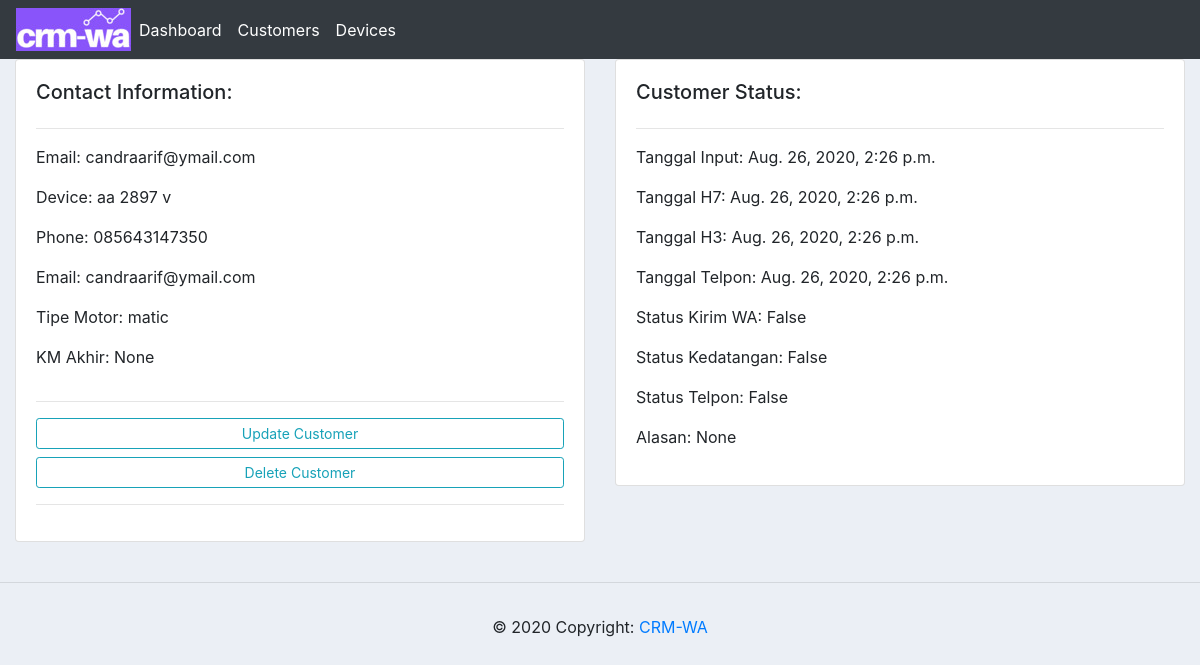
The app's page /customer/1/ with its own data.
### crm/models.py (models this page shows, shortened)
class Customer(models.Model):
    name = models.CharField(max_length=200, null=True, blank=False)
    no_motor = models.CharField(max_length=200, null=True, blank=False)
    phone = models.CharField(max_length=200, null=True, blank=False)
    email = models.CharField(max_length=200, null=True)
    date_created = models.DateTimeField(auto_now_add=True, null=True)
    date_h7 = models.DateTimeField(auto_now_add=True, null=True)
    date_h3 = models.DateTimeField(auto_now_add=True, null=True)
    date_phone = models.DateTimeField(auto_now_add=True, null=True)
    status_h7 = models.BooleanField(default=False)
    status_h3 = models.BooleanField(default=False)
    status_telpon = models.BooleanField(default=False)
    status_whatsapp = models.BooleanField(default=False)
    status_kedatangan = models.BooleanField(default=False)
    status_call = models.BooleanField(default=False)
    tipe_motor = models.CharField(max_length=200, null=True, blank=False)
    km_akhir = models.CharField(max_length=200, null=True, blank=False)
    ket = models.CharField(max_length=200, null=True, blank=False)
    message1 = models.TextField(default='', blank=True)
    message2 = models.TextField(default='', blank=True)
    message3 = models.TextField(default='', blank=True)
    message4 = models.TextField(default='', blank=True)
    status_message1 = models.BooleanField(default=False)
    status_message2 = models.BooleanField(default=False)
    status_message3 = models.BooleanField(default=False)
    status_message4 = models.BooleanField(default=False)

### crm/views.py (the view)
# urls.py: path('customer/<str:pk_test>/', views.customer, name="customer"),
def customer(request, pk_test):
	customer = Customer.objects.get(id=pk_test)
	context = {'customer':customer}
	return render(request, 'accounts/customer.html',context)

### crm/templates/accounts/customer.html
{%  extends 'accounts/main.html' %}
{% block content %}
<div class="row">
	<div class="col-md">
		<div class="card card-body">
			<h5>Contact Information:</h5>
			<hr>
			<p>Email: {{customer.email}}</p>
			<p>Device: {{customer.no_motor}}</p>
			<p>Phone: {{customer.phone}}</p>
			<p>Email: {{customer.email}}</p>
			<p>Tipe Motor: {{customer.tipe_motor}}</p>
			<p>KM Akhir: {{customer.km_akhir}}</p>
			<hr>
			<a class="btn btn-outline-info  btn-sm btn-block" href="{% url 'update_customer' customer.id %}">Update Customer</a>
			<a class="btn btn-outline-info  btn-sm btn-block" href="{% url 'delete_customer' customer.id %}">Delete Customer</a>
			<hr>
		</div>
	</div>
	<div class="col-md">
		<div class="card card-body">
			<h5>Customer Status:</h5>
			<hr>
			<p>Tanggal Input: {{customer.date_created}}</p>
			<p>Tanggal H7: {{customer.date_h7}}</p>
			<p>Tanggal H3: {{customer.date_h3}}</p>
			<p>Tanggal Telpon: {{customer.date_phone}}</p>
			<p>Status Kirim WA: {{customer.status_whatsapp}}</p>
			<p>Status Kedatangan: {{customer.status_kedatangan}}</p>
			<p>Status Telpon: {{customer.status_call}}</p>
			<p>Alasan: {{customer.ket}}</p>
		</div>
	</div>
</div>
<br>
{% endblock %}

### static/css/main.css (style rules this page uses)
body { background-color: #ebeff5; }

### records on screen
Customer: email "candraarif@ymail.com", no_motor "aa 2897 v", phone "085643147350", tipe_motor "matic", km_akhir "None", date_created "Aug. 26, 2020, 2:26 p.m.", date_h7 "Aug. 26, 2020, 2:26 p.m.", date_h3 "Aug. 26, 2020, 2:26 p.m.", date_phone "Aug. 26, 2020, 2:26 p.m.", status_whatsapp "False", status_kedatangan "False", status_call "False", ket "None"
